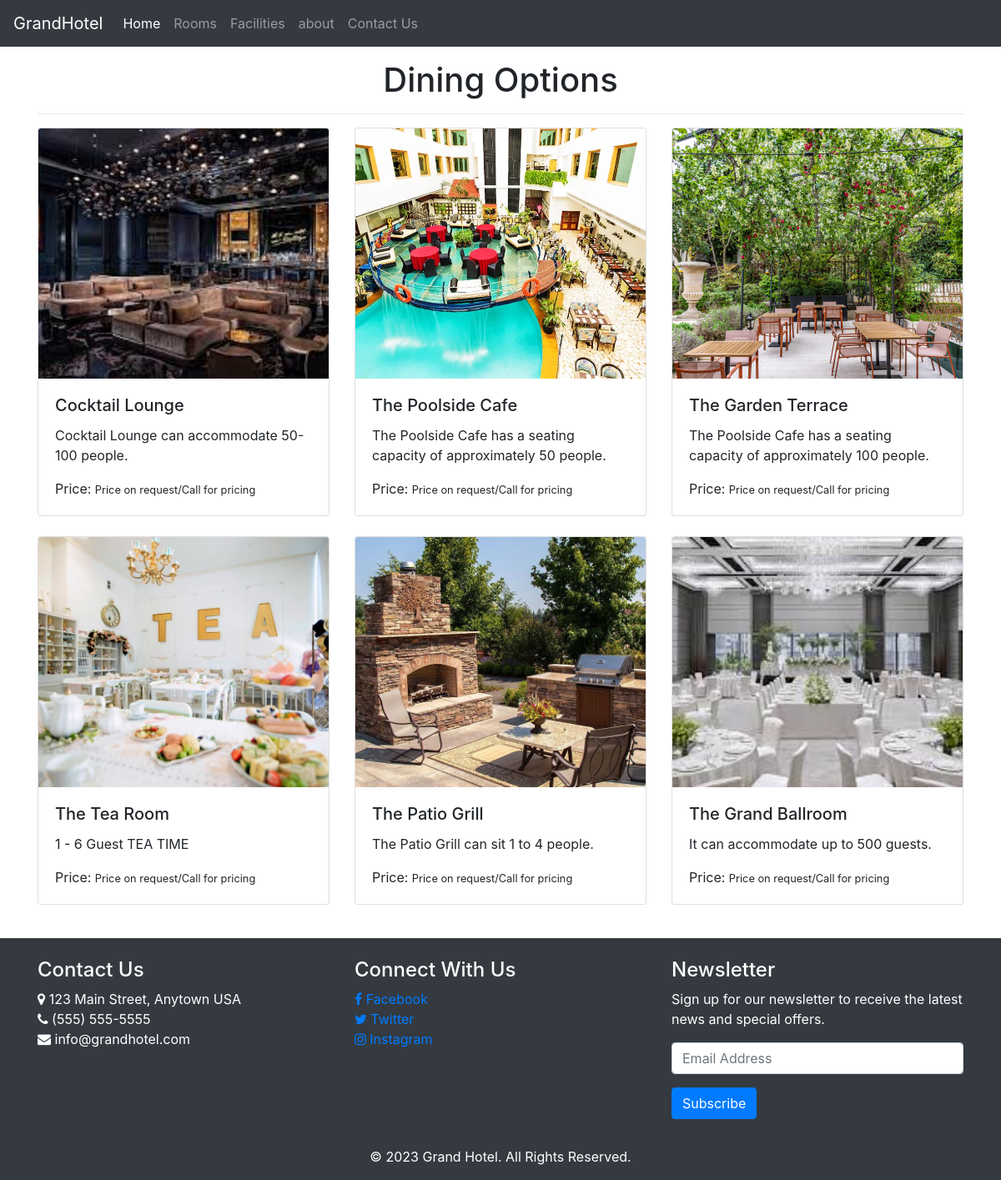
The app's page /hotel/dining/ with its own data.
### hotel/models.py (models this page shows, shortened)
class Dining(models.Model):
    name = models.CharField(max_length=100)
    description = models.TextField()
    image = models.ImageField(upload_to='media/dining_images')
    price_range = models.CharField(max_length=50)

### hotel/views.py (the view)
# urls.py: path('dining/',views.dining,name='dining'),
def dining(request):
    dining_data = Dining.objects.all()
    context = {
        'dining_data': dining_data
    }
    return render(request, 'dining.html', context)

### templates/dining.html
{% extends 'base.html' %}
{% block content %}
<div class="container my-3">
    <h1 class="text-center">Dining Options</h1>
    <hr>
    <div class="row">
        {% for dining in dining_data %}
        <div class="col-md-4 mb-4">
            <div class="card">
                <img src="{{ dining.image.url }}" class="card-img-top" alt="{{ dining.name }}"
                    style="height: 300px; object-fit: cover;">
                <div class="card-body">
                    <h5 class="card-title">{{ dining.name }}</h5>
                    <p class="card-text">{{ dining.description }}</p>
                    <p class="card-text"> Price: <small>{{ dining.price_range}}</small></p>
                </div>
            </div>
        </div>
        {% endfor %}
    </div>
</div>
{% endblock %}

### templates/base.html (shortened to what this page needs)
<!doctype html>
<html lang="en">
{% load static %}
<head>
    {% load static %}
    <link rel="stylesheet" href="https://stackpath.bootstrapcdn.com/bootstrap/4.3.1/css/bootstrap.min.css"
>
    <link rel="stylesheet" href="https://maxcdn.bootstrapcdn.com/font-awesome/4.7.0/css/font-awesome.min.css">
</head>
<body>
    <nav class=" navbar navbar-expand-lg navbar-dark bg-dark">
        <a class="navbar-brand" href="{% url 'home' %}">GrandHotel</a>
        <div class="collapse navbar-collapse" id="navbarNav">
            <ul class="navbar-nav">
                <li class="nav-item active">
                    <a class="nav-link" href="{% url 'home' %}">Home</a>
                </li>
                <li class="nav-item">
                    <a class="nav-link" href="{% url 'rooms' %}">Rooms</a>
                </li>
                <li class="nav-item">
                    <a class="nav-link" href="{% url 'facilities' %}">Facilities</a>
                </li>
                <li class="nav-item">
                    <a class="nav-link" href="{% url 'about' %}">about</a>
                </li>
                <li class="nav-item">
                    <a class="nav-link" href="{% url 'contact' %}">Contact Us</a>
                </li>
            </ul>
        </div>
    </nav>
    {% block content %}
    {% endblock %}
    <footer class="footer mt-3 pt-4 bg-dark text-white">
        <div class="container">
            <div class="row">
                <div class="col-md-4">
                    <h4>Contact Us</h4>
                    <ul class="list-unstyled">
                        <li><i class="fa fa-map-marker"></i> 123 Main Street, Anytown USA</li>
                        <li><i class="fa fa-phone"></i> (555) 555-5555</li>
                        <li><i class="fa fa-envelope"></i> info@grandhotel.com</li>
                    </ul>
                </div>
                <div class="col-md-4">
                    <h4>Connect With Us</h4>
                    <ul class="list-unstyled">
                        <li><a href="https://www.facebook.com/"><i class="fa fa-facebook" aria-hidden="true"></i>
                                Facebook</a></li>
                        <li><a href="https://www.twitter.com/"><i class="fa fa-twitter" aria-hidden="true"></i>
                                Twitter</a></li>
                        <li><a href="https://www.instagram.com/"><i class="fa fa-instagram" aria-hidden="true"></i>
                                Instagram</a></li>
                    </ul>
                </div>
                <div class="col-md-4">
                    <h4>Newsletter</h4>
                    <p>Sign up for our newsletter to receive the latest news and special offers.</p>
                    <form action="{% url 'newsletter' %}" method="POST">
                        <div class="form-group">
                            <input type="email" class="form-control" id="email" placeholder="Email Address" required
                                name="email">
                        </div>
                        <button type="submit" class="btn btn-primary">Subscribe</button>
                    </form>
                </div>
            </div>
            <div class="row">
                <div class="col-md-12">
                    <hr>
                    <p class="text-center">&copy; 2023 Grand Hotel. All Rights Reserved.</p>
                </div>
            </div>
        </div>
    </footer>
</body>
</html>

### records on screen
Dining: image (picture), name "Cocktail Lounge", description "Cocktail Lounge can accommodate 50-100 people.", price_range "Price on request/Call for pricing"
Dining: image (picture), name "The Poolside Cafe", description "The Poolside Cafe has a seating capacity of approximately 50 people.", price_range "Price on request/Call for pricing"
Dining: image (picture), name "The Garden Terrace", description "The Poolside Cafe has a seating capacity of approximately 100 people.", price_range "Price on request/Call for pricing"
Dining: image (picture), name "The Tea Room", description "1 - 6 Guest TEA TIME", price_range "Price on request/Call for pricing"
Dining: image (picture), name "The Patio Grill", description "The Patio Grill can sit 1 to 4 people.", price_range "Price on request/Call for pricing"
Dining: image (picture), name "The Grand Ballroom", description "It can accommodate up to 500 guests.", price_range "Price on request/Call for pricing"
